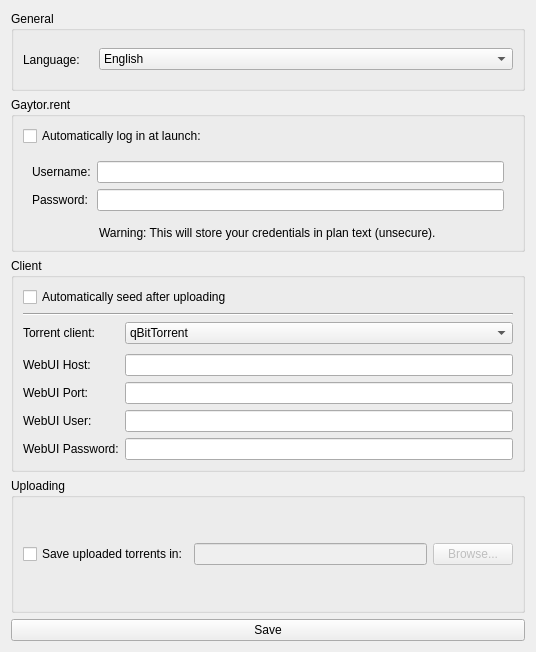
<?xml version="1.0" encoding="UTF-8"?>
<ui version="4.0">
 <class>Form</class>
 <widget class="QWidget" name="Form">
  <property name="geometry">
   <rect>
    <x>0</x>
    <y>0</y>
    <width>536</width>
    <height>652</height>
   </rect>
  </property>
  <property name="windowTitle">
   <string>GUU - Settings</string>
  </property>
  <property name="windowIcon">
   <iconset>
    <normaloff>../icon/guu.png</normaloff>../icon/guu.png</iconset>
  </property>
  <layout class="QVBoxLayout" name="verticalLayout">
   <item>
    <widget class="QGroupBox" name="groupBox">
     <property name="maximumSize">
      <size>
       <width>16777215</width>
       <height>80</height>
      </size>
     </property>
     <property name="title">
      <string>General</string>
     </property>
     <layout class="QHBoxLayout" name="horizontalLayout">
      <item>
       <widget class="QLabel" name="label_3">
        <property name="maximumSize">
         <size>
          <width>70</width>
          <height>16777215</height>
         </size>
        </property>
        <property name="text">
         <string>Language:</string>
        </property>
       </widget>
      </item>
      <item>
       <widget class="QComboBox" name="comboBox">
        <item>
         <property name="text">
          <string>English</string>
         </property>
        </item>
       </widget>
      </item>
     </layout>
    </widget>
   </item>
   <item>
    <widget class="QGroupBox" name="loginBox">
     <property name="title">
      <string>Gaytor.rent</string>
     </property>
     <layout class="QVBoxLayout" name="verticalLayout_4">
      <item>
       <widget class="QCheckBox" name="autoLogin">
        <property name="text">
         <string>Automatically log in at launch:</string>
        </property>
        <property name="checked">
         <bool>false</bool>
        </property>
       </widget>
      </item>
      <item>
       <widget class="QWidget" name="widget_4" native="true">
        <layout class="QGridLayout" name="gridLayout_2">
         <item row="0" column="0">
          <widget class="QLabel" name="gtuserLabel">
           <property name="text">
            <string>Username:</string>
           </property>
          </widget>
         </item>
         <item row="0" column="1">
          <widget class="QLineEdit" name="gtUsername"/>
         </item>
         <item row="1" column="0">
          <widget class="QLabel" name="label">
           <property name="text">
            <string>Password:</string>
           </property>
          </widget>
         </item>
         <item row="1" column="1">
          <widget class="QLineEdit" name="gtPassword">
           <property name="echoMode">
            <enum>QLineEdit::PasswordEchoOnEdit</enum>
           </property>
          </widget>
         </item>
        </layout>
       </widget>
      </item>
      <item alignment="Qt::AlignHCenter">
       <widget class="QLabel" name="label_2">
        <property name="text">
         <string>Warning: This will store your credentials in plan text (unsecure).</string>
        </property>
       </widget>
      </item>
     </layout>
    </widget>
   </item>
   <item>
    <widget class="QGroupBox" name="clientBox">
     <property name="title">
      <string>Client</string>
     </property>
     <layout class="QVBoxLayout" name="verticalLayout_2">
      <item>
       <widget class="QCheckBox" name="autoDl">
        <property name="text">
         <string>Automatically seed after uploading</string>
        </property>
       </widget>
      </item>
      <item>
       <widget class="Line" name="line">
        <property name="orientation">
         <enum>Qt::Horizontal</enum>
        </property>
       </widget>
      </item>
      <item>
       <widget class="QWidget" name="webuiCredsWidget" native="true">
        <layout class="QGridLayout" name="gridLayout">
         <property name="leftMargin">
          <number>0</number>
         </property>
         <property name="topMargin">
          <number>0</number>
         </property>
         <property name="rightMargin">
          <number>0</number>
         </property>
         <property name="bottomMargin">
          <number>0</number>
         </property>
         <item row="0" column="0">
          <widget class="QLabel" name="clientLabel">
           <property name="maximumSize">
            <size>
             <width>120</width>
             <height>16777215</height>
            </size>
           </property>
           <property name="text">
            <string>Torrent client:</string>
           </property>
          </widget>
         </item>
         <item row="5" column="1">
          <widget class="QLineEdit" name="webuiPwd">
           <property name="echoMode">
            <enum>QLineEdit::PasswordEchoOnEdit</enum>
           </property>
          </widget>
         </item>
         <item row="5" column="0">
          <widget class="QLabel" name="pwdLabel">
           <property name="text">
            <string>WebUI Password:</string>
           </property>
          </widget>
         </item>
         <item row="4" column="1">
          <widget class="QLineEdit" name="webuiUser"/>
         </item>
         <item row="0" column="1">
          <widget class="QComboBox" name="torrentClient">
           <item>
            <property name="text">
             <string>qBitTorrent</string>
            </property>
           </item>
          </widget>
         </item>
         <item row="3" column="1">
          <widget class="QLineEdit" name="webuiPort"/>
         </item>
         <item row="2" column="1">
          <widget class="QLineEdit" name="webuiHost"/>
         </item>
         <item row="3" column="0">
          <widget class="QLabel" name="portLabel">
           <property name="text">
            <string>WebUI Port:</string>
           </property>
          </widget>
         </item>
         <item row="4" column="0">
          <widget class="QLabel" name="userLabel">
           <property name="text">
            <string>WebUI User:</string>
           </property>
          </widget>
         </item>
         <item row="2" column="0">
          <widget class="QLabel" name="hostLabel">
           <property name="text">
            <string>WebUI Host:</string>
           </property>
          </widget>
         </item>
         <item row="1" column="1">
          <spacer name="horizontalSpacer">
           <property name="orientation">
            <enum>Qt::Horizontal</enum>
           </property>
           <property name="sizeHint" stdset="0">
            <size>
             <width>0</width>
             <height>4</height>
            </size>
           </property>
          </spacer>
         </item>
        </layout>
       </widget>
      </item>
     </layout>
    </widget>
   </item>
   <item>
    <widget class="QGroupBox" name="uploadingBox">
     <property name="title">
      <string>Uploading</string>
     </property>
     <layout class="QVBoxLayout" name="verticalLayout_3">
      <item>
       <widget class="QWidget" name="savetorrentWidget" native="true">
        <property name="maximumSize">
         <size>
          <width>16777215</width>
          <height>50</height>
         </size>
        </property>
        <layout class="QHBoxLayout" name="horizontalLayout_3">
         <property name="leftMargin">
          <number>0</number>
         </property>
         <property name="topMargin">
          <number>0</number>
         </property>
         <property name="rightMargin">
          <number>0</number>
         </property>
         <property name="bottomMargin">
          <number>0</number>
         </property>
         <item>
          <widget class="QCheckBox" name="saveUploads">
           <property name="text">
            <string>Save uploaded torrents in:</string>
           </property>
          </widget>
         </item>
         <item>
          <widget class="QLineEdit" name="savePath">
           <property name="enabled">
            <bool>false</bool>
           </property>
          </widget>
         </item>
         <item>
          <widget class="QPushButton" name="savePathBrowse">
           <property name="enabled">
            <bool>false</bool>
           </property>
           <property name="text">
            <string>Browse...</string>
           </property>
          </widget>
         </item>
        </layout>
       </widget>
      </item>
     </layout>
    </widget>
   </item>
   <item>
    <widget class="QPushButton" name="saveSetBtn">
     <property name="text">
      <string>Save</string>
     </property>
    </widget>
   </item>
  </layout>
 </widget>
 <resources/>
 <connections/>
</ui>
